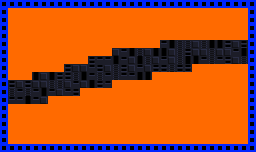

A 2D game scene composited from a Tiled map and its tileset images. What follows is a short description and the map's XML, with each tile layer's data collapsed to a summary:
An orthogonal 32x19 tile map with 8x8 px tiles, 8 tile layers (Background, GeometryBG, GeometryDestroyable, Geometry, ...), 2 hidden layers not drawn, 2 tilesets and 142 objects.

<map version="1.0.0" orientation="orthogonal" renderorder="left-down" width="32" height="19" tilewidth="8" tileheight="8" nextobjectid="1">
 <tileset firstgid="1" source="exported_tilesets/Prototype Orange.tsx" />
 <tileset firstgid="86" name="Zeta" tilewidth="8" tileheight="8" spacing="1" margin="1" tilecount="176" columns="4">
  <image source="../Sprites/geometry/zeta_complex/zeta_complex.png" width="37" height="397" />
  <terraintypes>
   <terrain name="Purple" tile="-1" />
  </terraintypes>
  <tile id="0">
   <objectgroup draworder="index">
    <object id="1" x="0" y="0" width="8" height="8" />
   </objectgroup>
  </tile>
  <tile id="1">
   <objectgroup draworder="index">
    <object id="1" x="0" y="0" width="8" height="8" />
   </objectgroup>
  </tile>
  <tile id="2" terrain="0,,0,">
   <objectgroup draworder="index">
    <object id="2" x="0" y="0" width="8" height="8" />
   </objectgroup>
  </tile>
  <tile id="3">
   <objectgroup draworder="index">
    <object id="1" x="0" y="0" width="8" height="8" />
   </objectgroup>
  </tile>
  <tile id="4">
   <objectgroup draworder="index">
    <object id="1" x="0" y="0" width="8" height="8" />
   </objectgroup>
  </tile>
  <tile id="5" terrain="0,0,0,0">
   <objectgroup draworder="index">
    <object id="1" x="0" y="0" width="8" height="8" />
   </objectgroup>
  </tile>
  <tile id="6" terrain="0,0,0,0">
   <objectgroup draworder="index">
    <object id="1" x="0" y="0" width="8" height="8" />
   </objectgroup>
  </tile>
  <tile id="7" terrain="0,0,,">
   <objectgroup draworder="index">
    <object id="1" x="0" y="0" width="8" height="8" />
   </objectgroup>
  </tile>
  <tile id="8" terrain="0,,,">
   <objectgroup draworder="index">
    <object id="2" x="0" y="0">
     <polygon points="0,0 0,8 8,0" />
    </object>
   </objectgroup>
  </tile>
  <tile id="9" terrain=",,0,">
   <objectgroup draworder="index">
    <object id="2" x="0" y="0">
     <polygon points="0,0 0,8 8,8" />
    </object>
   </objectgroup>
  </tile>
  <tile id="10" terrain=",,0,0">
   <objectgroup draworder="index">
    <object id="1" x="0" y="0" width="8" height="8" />
   </objectgroup>
  </tile>
  <tile id="11" terrain=",,,0">
   <objectgroup draworder="index">
    <object id="3" x="0" y="8">
     <polygon points="0,0 8,-8 8,0 0,0" />
    </object>
   </objectgroup>
  </tile>
  <tile id="12">
   <objectgroup draworder="index">
    <object id="1" x="0" y="0" width="8" height="8" />
   </objectgroup>
  </tile>
  <tile id="13" terrain=",0,,0">
   <objectgroup draworder="index">
    <object id="1" x="0" y="0" width="8" height="8" />
   </objectgroup>
  </tile>
  <tile id="14" terrain=",0,,">
   <objectgroup draworder="index">
    <object id="2" x="0" y="0">
     <polygon points="0,0 8,8 8,0" />
    </object>
   </objectgroup>
  </tile>
  <tile id="15">
   <objectgroup draworder="index">
    <object id="1" x="5" y="0" width="3" height="8" />
   </objectgroup>
  </tile>
  <tile id="16">
   <objectgroup draworder="index">
    <object id="2" x="0" y="0" width="3" height="8" />
   </objectgroup>
  </tile>
  <tile id="17">
   <objectgroup draworder="index">
    <object id="1" x="0" y="0" width="8" height="8" />
   </objectgroup>
  </tile>
  <tile id="18">
   <objectgroup draworder="index">
    <object id="1" x="0" y="0" width="8" height="8" />
   </objectgroup>
  </tile>
  <tile id="19">
   <objectgroup draworder="index">
    <object id="1" x="0" y="0" width="8" height="8" />
   </objectgroup>
  </tile>
  <tile id="20">
   <objectgroup draworder="index">
    <object id="1" x="0" y="0" width="8" height="8" />
   </objectgroup>
  </tile>
  <tile id="21">
   <objectgroup draworder="index">
    <object id="1" x="0" y="0" width="8" height="8" />
   </objectgroup>
  </tile>
  <tile id="22">
   <objectgroup draworder="index">
    <object id="1" x="0" y="0" width="8" height="8" />
   </objectgroup>
  </tile>
  <tile id="23">
   <objectgroup draworder="index">
    <object id="1" x="0" y="0" width="8" height="8" />
   </objectgroup>
  </tile>
  <tile id="24">
   <objectgroup draworder="index">
    <object id="1" x="0" y="0" width="8" height="8" />
   </objectgroup>
  </tile>
  <tile id="25">
   <objectgroup draworder="index">
    <object id="1" x="0" y="0" width="8" height="8" />
   </objectgroup>
  </tile>
  <tile id="26">
   <objectgroup draworder="index">
    <object id="1" x="0" y="0" width="8" height="8" />
   </objectgroup>
  </tile>
  <tile id="27">
   <objectgroup draworder="index">
    <object id="1" x="0" y="0" width="8" height="8" />
   </objectgroup>
  </tile>
  <tile id="28">
   <objectgroup draworder="index">
    <object id="1" x="0" y="0" width="8" height="8" />
   </objectgroup>
  </tile>
  <tile id="29">
   <objectgroup draworder="index">
    <object id="1" x="0" y="0" width="8" height="8" />
   </objectgroup>
  </tile>
  <tile id="30">
   <objectgroup draworder="index">
    <object id="1" x="0" y="0" width="8" height="8" />
   </objectgroup>
  </tile>
  <tile id="31">
   <objectgroup draworder="index">
    <object id="1" x="0" y="0" width="8" height="8" />
   </objectgroup>
  </tile>
  <tile id="32">
   <objectgroup draworder="index">
    <object id="1" x="0" y="0" width="8" height="8" />
   </objectgroup>
  </tile>
  <tile id="33">
   <objectgroup draworder="index">
    <object id="1" x="0" y="0" width="8" height="8" />
   </objectgroup>
  </tile>
  <tile id="34">
   <objectgroup draworder="index">
    <object id="1" x="0" y="0" width="8" height="8" />
   </objectgroup>
  </tile>
  <tile id="35">
   <objectgroup draworder="index">
    <object id="1" x="0" y="0" width="8" height="8" />
   </objectgroup>
  </tile>
  <tile id="36">
   <objectgroup draworder="index">
    <object id="1" x="0" y="0" width="8" height="8" />
   </objectgroup>
  </tile>
  <tile id="37">
   <objectgroup draworder="index">
    <object id="1" x="0" y="0" width="8" height="8" />
   </objectgroup>
  </tile>
  <tile id="38">
   <objectgroup draworder="index">
    <object id="1" x="0" y="0" width="8" height="8" />
   </objectgroup>
  </tile>
  <tile id="39">
   <objectgroup draworder="index">
    <object id="2" x="0" y="8">
     <polygon points="0,0 8,0 8,-8 6,-8 6,-7 4,-7 4,-6 3,-6 3,-5 2,-5 2,-4 1,-4 1,-2 0,-2" />
    </object>
   </objectgroup>
  </tile>
  <tile id="40">
   <objectgroup draworder="index">
    <object id="1" x="0" y="0" width="8" height="8" />
   </objectgroup>
  </tile>
  <tile id="41">
   <objectgroup draworder="index">
    <object id="1" x="0" y="0" width="8" height="8" />
   </objectgroup>
  </tile>
  <tile id="42">
   <objectgroup draworder="index">
    <object id="3" x="0" y="8">
     <polygon points="0,0 8,0 8,-2 7,-2 7,-4 6,-4 6,-5 5,-5 5,-6 4,-6 4,-7 2,-7 2,-8 0,-8" />
    </object>
   </objectgroup>
  </tile>
  <tile id="43">
   <objectgroup draworder="index">
    <!-- 1 objects omitted --></objectgroup>
  </tile>
  <tile id="44">
   <objectgroup draworder="index">
    <!-- 1 objects omitted --></objectgroup>
  </tile>
  <tile id="45">
   <objectgroup draworder="index">
    <!-- 1 objects omitted --></objectgroup>
  </tile>
  <tile id="46">
   <objectgroup draworder="index">
    <!-- 1 objects omitted --></objectgroup>
  </tile>
  <tile id="47">
   <objectgroup draworder="index">
    <!-- 1 objects omitted --></objectgroup>
  </tile>
  <tile id="48">
   <objectgroup draworder="index">
    <!-- 1 objects omitted --></objectgroup>
  </tile>
  <tile id="49">
   <objectgroup draworder="index">
    <!-- 1 objects omitted --></objectgroup>
  </tile>
  <tile id="50">
   <objectgroup draworder="index">
    <!-- 1 objects omitted --></objectgroup>
  </tile>
  <tile id="51">
   <objectgroup draworder="index">
    <!-- 1 objects omitted --></objectgroup>
  </tile>
  <tile id="52">
   <objectgroup draworder="index">
    <!-- 4 objects omitted --></objectgroup>
  </tile>
  <tile id="53">
   <objectgroup draworder="index">
    <!-- 2 objects omitted --></objectgroup>
  </tile>
  <tile id="54">
   <objectgroup draworder="index">
    <!-- 1 objects omitted --></objectgroup>
  </tile>
  <tile id="55">
   <objectgroup draworder="index">
    <!-- 4 objects omitted --></objectgroup>
  </tile>
  <tile id="56">
   <objectgroup draworder="index">
    <!-- 1 objects omitted --></objectgroup>
  </tile>
  <tile id="57">
   <objectgroup draworder="index">
    <!-- 1 objects omitted --></objectgroup>
  </tile>
  <tile id="63">
   <objectgroup draworder="index">
    <!-- 1 objects omitted --></objectgroup>
  </tile>
  <tile id="64">
   <objectgroup draworder="index">
    <!-- 1 objects omitted --></objectgroup>
  </tile>
  <tile id="65">
   <objectgroup draworder="index">
    <!-- 1 objects omitted --></objectgroup>
  </tile>
  <tile id="66">
   <objectgroup draworder="index">
    <!-- 1 objects omitted --></objectgroup>
  </tile>
  <tile id="67">
   <objectgroup draworder="index">
    <!-- 1 objects omitted --></objectgroup>
  </tile>
  <tile id="68">
   <objectgroup draworder="index">
    <!-- 1 objects omitted --></objectgroup>
  </tile>
  <tile id="69">
   <objectgroup draworder="index">
    <!-- 1 objects omitted --></objectgroup>
  </tile>
  <tile id="70">
   <objectgroup draworder="index">
    <!-- 1 objects omitted --></objectgroup>
  </tile>
  <tile id="71">
   <objectgroup draworder="index">
    <!-- 1 objects omitted --></objectgroup>
  </tile>
  <tile id="72">
   <objectgroup draworder="index">
    <!-- 1 objects omitted --></objectgroup>
  </tile>
  <tile id="73">
   <objectgroup draworder="index">
    <!-- 1 objects omitted --></objectgroup>
  </tile>
  <tile id="74">
   <objectgroup draworder="index">
    <!-- 1 objects omitted --></objectgroup>
  </tile>
  <tile id="75">
   <objectgroup draworder="index">
    <!-- 1 objects omitted --></objectgroup>
  </tile>
  <tile id="76">
   <objectgroup draworder="index">
    <!-- 1 objects omitted --></objectgroup>
  </tile>
  <tile id="77">
   <objectgroup draworder="index">
    <!-- 1 objects omitted --></objectgroup>
  </tile>
  <tile id="78">
   <objectgroup draworder="index">
    <!-- 1 objects omitted --></objectgroup>
  </tile>
  <tile id="79">
   <objectgroup draworder="index">
    <!-- 1 objects omitted --></objectgroup>
  </tile>
  <tile id="80">
   <objectgroup draworder="index">
    <!-- 1 objects omitted --></objectgroup>
  </tile>
  <tile id="81">
   <objectgroup draworder="index">
    <!-- 1 objects omitted --></objectgroup>
  </tile>
  <tile id="82">
   <objectgroup draworder="index">
    <!-- 1 objects omitted --></objectgroup>
  </tile>
  <tile id="83">
   <objectgroup draworder="index" />
  </tile>
  <tile id="94">
   <objectgroup draworder="index">
    <!-- 1 objects omitted --></objectgroup>
  </tile>
  <tile id="104">
   <objectgroup draworder="index">
    <!-- 1 objects omitted --></objectgroup>
  </tile>
  <tile id="105">
   <objectgroup draworder="index">
    <!-- 1 objects omitted --></objectgroup>
  </tile>
  <tile id="106">
   <objectgroup draworder="index">
    <!-- 1 objects omitted --></objectgroup>
  </tile>
  <tile id="107">
   <objectgroup draworder="index">
    <!-- 1 objects omitted --></objectgroup>
  </tile>
  <tile id="108">
   <objectgroup draworder="index">
    <!-- 1 objects omitted --></objectgroup>
  </tile>
  <tile id="109">
   <objectgroup draworder="index">
    <!-- 1 objects omitted --></objectgroup>
  </tile>
  <tile id="110">
   <objectgroup draworder="index">
    <!-- 1 objects omitted --></objectgroup>
  </tile>
  <tile id="111">
   <objectgroup draworder="index">
    <!-- 1 objects omitted --></objectgroup>
  </tile>
  <tile id="112">
   <objectgroup draworder="index">
    <!-- 1 objects omitted --></objectgroup>
  </tile>
  <tile id="113">
   <objectgroup draworder="index">
    <!-- 1 objects omitted --></objectgroup>
  </tile>
  <tile id="114">
   <objectgroup draworder="index">
    <!-- 1 objects omitted --></objectgroup>
  </tile>
  <tile id="115">
   <objectgroup draworder="index">
    <!-- 1 objects omitted --></objectgroup>
  </tile>
  <tile id="116">
   <objectgroup draworder="index">
    <!-- 1 objects omitted --></objectgroup>
  </tile>
  <tile id="117">
   <objectgroup draworder="index">
    <!-- 1 objects omitted --></objectgroup>
  </tile>
  <tile id="118">
   <objectgroup draworder="index">
    <!-- 1 objects omitted --></objectgroup>
  </tile>
  <tile id="119">
   <objectgroup draworder="index">
    <!-- 1 objects omitted --></objectgroup>
  </tile>
  <tile id="120">
   <objectgroup draworder="index">
    <!-- 1 objects omitted --></objectgroup>
  </tile>
  <tile id="121">
   <objectgroup draworder="index">
    <!-- 1 objects omitted --></objectgroup>
  </tile>
  <tile id="122">
   <objectgroup draworder="index">
    <!-- 1 objects omitted --></objectgroup>
  </tile>
  <tile id="123">
   <objectgroup draworder="index">
    <!-- 1 objects omitted --></objectgroup>
  </tile>
  <tile id="124">
   <objectgroup draworder="index">
    <!-- 1 objects omitted --></objectgroup>
  </tile>
  <tile id="125">
   <objectgroup draworder="index">
    <!-- 1 objects omitted --></objectgroup>
  </tile>
  <tile id="126">
   <objectgroup draworder="index">
    <!-- 1 objects omitted --></objectgroup>
  </tile>
  <tile id="127">
   <objectgroup draworder="index">
    <!-- 1 objects omitted --></objectgroup>
  </tile>
  <tile id="128">
   <objectgroup draworder="index">
    <!-- 1 objects omitted --></objectgroup>
  </tile>
  <tile id="129">
   <objectgroup draworder="index">
    <!-- 1 objects omitted --></objectgroup>
  </tile>
  <tile id="130">
   <objectgroup draworder="index">
    <!-- 1 objects omitted --></objectgroup>
  </tile>
  <tile id="131">
   <objectgroup draworder="index">
    <!-- 1 objects omitted --></objectgroup>
  </tile>
  <tile id="143">
   <objectgroup draworder="index">
    <!-- 1 objects omitted --></objectgroup>
  </tile>
  <tile id="144">
   <objectgroup draworder="index">
    <!-- 1 objects omitted --></objectgroup>
  </tile>
  <tile id="147">
   <objectgroup draworder="index">
    <!-- 1 objects omitted --></objectgroup>
  </tile>
  <tile id="148">
   <objectgroup draworder="index">
    <!-- 1 objects omitted --></objectgroup>
  </tile>
  <tile id="149">
   <objectgroup draworder="index">
    <!-- 1 objects omitted --></objectgroup>
  </tile>
  <tile id="150">
   <objectgroup draworder="index">
    <!-- 1 objects omitted --></objectgroup>
  </tile>
  <tile id="151">
   <objectgroup draworder="index">
    <!-- 1 objects omitted --></objectgroup>
  </tile>
  <tile id="152">
   <objectgroup draworder="index">
    <!-- 1 objects omitted --></objectgroup>
  </tile>
  <tile id="153">
   <objectgroup draworder="index">
    <!-- 1 objects omitted --></objectgroup>
  </tile>
  <tile id="154">
   <objectgroup draworder="index">
    <!-- 1 objects omitted --></objectgroup>
  </tile>
  <tile id="155">
   <objectgroup draworder="index">
    <!-- 1 objects omitted --></objectgroup>
  </tile>
  <tile id="156">
   <objectgroup draworder="index">
    <!-- 1 objects omitted --></objectgroup>
  </tile>
  <tile id="157">
   <objectgroup draworder="index">
    <!-- 1 objects omitted --></objectgroup>
  </tile>
  <tile id="158">
   <objectgroup draworder="index">
    <!-- 1 objects omitted --></objectgroup>
  </tile>
  <tile id="159">
   <objectgroup draworder="index">
    <!-- 1 objects omitted --></objectgroup>
  </tile>
  <tile id="160">
   <objectgroup draworder="index">
    <!-- 1 objects omitted --></objectgroup>
  </tile>
  <tile id="161">
   <objectgroup draworder="index">
    <!-- 1 objects omitted --></objectgroup>
  </tile>
  <tile id="162">
   <objectgroup draworder="index">
    <!-- 1 objects omitted --></objectgroup>
  </tile>
  <tile id="163">
   <objectgroup draworder="index">
    <!-- 1 objects omitted --></objectgroup>
  </tile>
  <tile id="164">
   <objectgroup draworder="index">
    <!-- 1 objects omitted --></objectgroup>
  </tile>
  <tile id="165">
   <objectgroup draworder="index">
    <!-- 1 objects omitted --></objectgroup>
  </tile>
  <tile id="166">
   <objectgroup draworder="index">
    <!-- 1 objects omitted --></objectgroup>
  </tile>
  <tile id="167">
   <objectgroup draworder="index">
    <!-- 1 objects omitted --></objectgroup>
  </tile>
  <tile id="168">
   <objectgroup draworder="index">
    <!-- 1 objects omitted --></objectgroup>
  </tile>
  <tile id="169">
   <objectgroup draworder="index">
    <!-- 1 objects omitted --></objectgroup>
  </tile>
  <tile id="170">
   <objectgroup draworder="index">
    <!-- 1 objects omitted --></objectgroup>
  </tile>
  <tile id="171">
   <objectgroup draworder="index">
    <!-- 1 objects omitted --></objectgroup>
  </tile>
  <tile id="172">
   <objectgroup draworder="index">
    <!-- 1 objects omitted --></objectgroup>
  </tile>
 </tileset>
 <layer name="Background" width="32" height="19">
  <properties>
   <property name="unity:ignore" value="collision" />
   <property name="unity:sortingLayerName" value="Background" />
  </properties>
  <data>[608 cells, 510 non-empty, 5 distinct tile ids]</data>
 </layer>
 <layer name="ParalaxBG" width="32" height="19" visible="0">
  <properties>
   <property name="unity:ignore" value="collision" />
   <property name="unity:sortingLayerName" value="ParalaxBG" />
   <property name="unity:tag" value="TiledParalax" />
  </properties>
  <data>[608 cells, 0 non-empty, 0 distinct tile ids]</data>
 </layer>
 <layer name="ParalaxFG" width="32" height="19" visible="0">
  <properties>
   <property name="unity:ignore" value="collision" />
   <property name="unity:sortingLayerName" value="ParalaxFG" />
   <property name="unity:tag" value="TiledParalax" />
  </properties>
  <data>[608 cells, 0 non-empty, 0 distinct tile ids]</data>
 </layer>
 <layer name="GeometryBG" width="32" height="19">
  <properties>
   <property name="unity:ignore" value="collision" />
   <property name="unity:sortingLayerName" value="GeometryBG" />
   <property name="unity:sortingOrder" value="-10" />
  </properties>
  <data>[608 cells, 98 non-empty, 1 distinct tile ids]</data>
 </layer>
 <layer name="GeometryDestroyable" width="32" height="19">
  <properties>
   <property name="unity:layer" value="Geometry" />
   <property name="unity:sortingLayerName" value="Geometry" />
  </properties>
  <data>[608 cells, 0 non-empty, 0 distinct tile ids]</data>
 </layer>
 <layer name="Geometry" width="32" height="19">
  <properties>
   <property name="unity:layer" value="Geometry" />
   <property name="unity:sortingLayerName" value="Geometry" />
  </properties>
  <data>[608 cells, 404 non-empty, 1 distinct tile ids]</data>
 </layer>
 <layer name="Items - HIDE ME" width="32" height="19">
  <properties>
   <property name="unity:layer" value="Geometry" />
   <property name="unity:sortingLayerName" value="Items" />
   <property name="unity:sortingOrder" type="int" value="-5" />
  </properties>
  <data>[608 cells, 0 non-empty, 0 distinct tile ids]</data>
 </layer>
 <layer name="Foreground" width="32" height="19">
  <properties>
   <property name="unity:ignore" value="collision" />
   <property name="unity:sortingLayerName" value="Foreground" />
  </properties>
  <data>[608 cells, 0 non-empty, 0 distinct tile ids]</data>
 </layer>
 <layer name="Foreground2" width="32" height="19">
  <properties>
   <property name="unity:ignore" value="collision" />
   <property name="unity:sortingLayerName" value="Foreground" />
   <property name="unity:sortingOrder" type="int" value="10" />
  </properties>
  <data>[608 cells, 0 non-empty, 0 distinct tile ids]</data>
 </layer>
 <layer name="Foreground3" width="32" height="19">
  <properties>
   <property name="unity:ignore" value="collision" />
   <property name="unity:sortingLayerName" value="Foreground" />
   <property name="unity:sortingOrder" type="int" value="20" />
  </properties>
  <data>[608 cells, 0 non-empty, 0 distinct tile ids]</data>
 </layer>
</map>
<!-- 99 of 142 objects omitted -->
